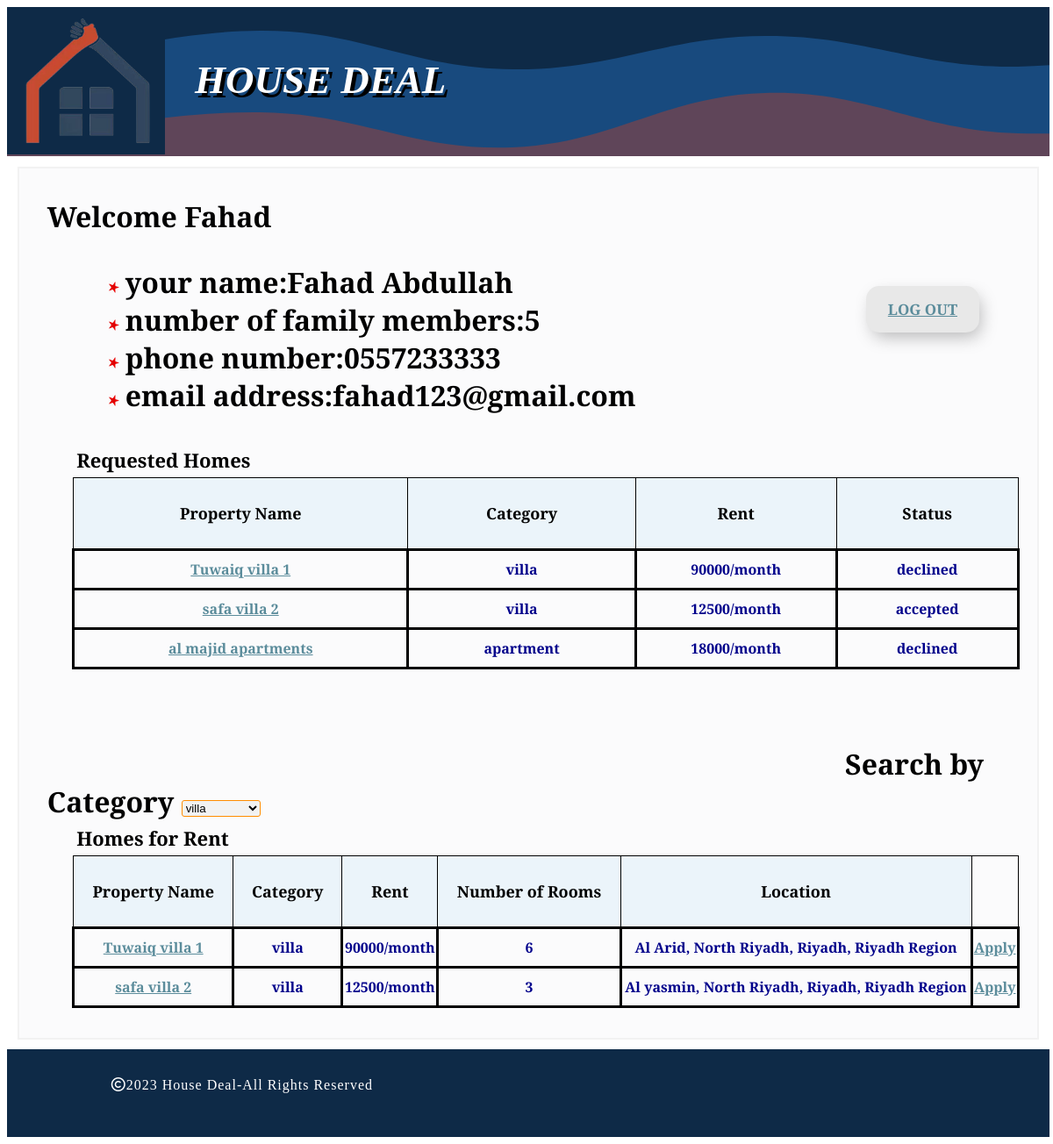
/HomeSeeker.php (signed in), run on the app's committed database.
### tables this page shows
CREATE TABLE `HomeSeeker` (
  `id` int(10) NOT NULL,
  `first_name` varchar(50) NOT NULL,
  `last_name` varchar(50) NOT NULL,
  `age` int(3) NOT NULL,
  `family_members` int(11) NOT NULL,
  `income` decimal(7,2) NOT NULL,
  `job` varchar(50) NOT NULL,
  `phone_number` varchar(20) NOT NULL,
  `email_address` varchar(60) NOT NULL,
  `password` varchar(255) NOT NULL
);

CREATE TABLE `Property` (
  `id` int(10) NOT NULL,
  `homeowner_id` int(10) NOT NULL,
  `property_category_id` int(10) NOT NULL,
  `name` varchar(50) NOT NULL,
  `rooms` int(11) NOT NULL,
  `rent_cost` decimal(7,0) NOT NULL,
  `location` varchar(50) NOT NULL,
  `max_tenants` int(11) NOT NULL,
  `description` text NOT NULL
);

CREATE TABLE `PropertyCategory` (
  `id` varchar(10) NOT NULL,
  `category` enum('villa','apartment','duplex') NOT NULL
);

CREATE TABLE `ApplicationStatus` (
  `id` varchar(10) NOT NULL,
  `status` enum('under consideration','accepted','declined') NOT NULL
);

### HomeSeeker.php (the view, shortened to what this page needs)
<?php
$id= $_SESSION['id'];
    require 'configuration.php';
?>
<!DOCTYPE html>
<html>
    <head>
        <link rel="stylesheet" href="SharedStyle_1.css">
        <link rel="stylesheet" href="homeSeeker.css">
         <link rel="stylesheet" href="https://cdnjs.cloudflare.com/ajax/libs/font-awesome/6.2.1/css/all.min.css"
 />
    </head>
    <body>
         <header>
    <div>
       <img src="logo.png" height=168 width=180 alt="LOGO">
      <h1 style="font-style: italic;  font-size: 45px; font-family: Garamond, serif ;   text-shadow: 4px 5px black;
          color:white; display:inline; position: relative; bottom: 70px; left: 30px;">
       HOUSE DEAL</h1>
    </div>
        </header>
         <button>
            <span> <a href="logout.php">LOG OUT</a></span>
        </button>
        <main>
                    <?php
               $sql = " SELECT * FROM HomeSeeker WHERE id = $id";
               $result= mysqli_query($connection, $sql);
               $resultValue= mysqli_num_rows($result);
               if($resultValue>0){
                   $row= mysqli_fetch_row($result);
               }
                echo "<h1> Welcome ".$row[1]."<h1>";
                echo"<ul>";
		echo"<li>your name:".$row[1]." ".$row[2]."</li>";
		echo"<li>number of family members:".$row[4]."</li>";
		echo "<li>phone number:".$row[7]."</li>";
		echo"<li>email address:".$row[8]."</li>";
               echo"</ul>";
               ?>
        <table style="width:95%">
            <caption>Requested Homes</caption>
             <thead>
                <tr>
                    <th> Property Name</th>
                    <th> Category</th>
                    <th>Rent</th>
                    <th> Status </th>
                </tr>
                </thead>
            <?php
           echo"<tbody>";
           $sql="SELECT p.name, p.rent_cost, pc.category, a_s.status,p.id FROM property p "
                   . "JOIN propertycategory pc ON p.property_category_id = pc.id JOIN "
                   . "rentalapplication r_a ON p.id = r_a.property_id JOIN applicationstatus a_s "
                   . "ON r_a.application_status_id = a_s.id";
            $result= mysqli_query($connection, $sql);
           while($row = mysqli_fetch_assoc($result)){
               echo"<tr>";
             echo"<td> <a href=\"propertyDetails.php?propertyID=". $row['id']."\" >". $row['name']."</a> </td>";
             echo "<td>".$row['category']."</td>";
             echo"<td>".$row['rent_cost'] ."/month </td>";
             echo"<td>".$row['status']."</td>";
             echo"</tr>" ;
           }
           echo"</tbody>";
            ?>
        </table>
        <br>
        <br>
        <form method="POST"><label id="searchByCategory" for="category"> Search by Category </label>
        <select name="category" id="category" onchange="updateTable() ">
            <?php
            $sql= "SELECT property.id, propertycategory.category
        FROM property
        INNER JOIN propertycategory ON propertycategory.id = property.property_category_id
        WHERE property.id NOT IN (
          SELECT property_id FROM rentalapplication WHERE home_seeker_id = $id
        )";
    $result= mysqli_query($connection, $sql);
    $row = mysqli_fetch_assoc($result);
    echo"<option>".$row['category']."</option>";
                    ?>
        </select>
            </form>
        <table style="width:95%" id="myTable">
            <caption>Homes for Rent</caption>
            <thead>
                <tr>
                    <th> Property Name</th>
                    <th> Category</th>
                    <th>Rent</th>
                    <th> Number of Rooms </th>
                    <th> Location </th>
                </tr>
            </thead>
            <?php
            echo"<tbody>";
            $sql = "SELECT property.id, property.name, propertycategory.category, property.rent_cost, property.rooms, property.location
        FROM property
        INNER JOIN propertycategory ON propertycategory.id = property.property_category_id
        WHERE property.id NOT IN (
          SELECT property_id FROM rentalapplication WHERE home_seeker_id = $id
        )";
         $result= mysqli_query($connection, $sql);
           while($row = mysqli_fetch_assoc($result)){
               echo"<tr>";
             echo"<td> <a href=\"propertyDetails.php?propertyID=". $row['id']."\" >". $row['name']."</a> </td>";
             echo "<td>".$row['category']."</td>";
             echo"<td>".$row['rent_cost'] ."/month </td>";
             echo"<td>".$row['rooms']."</td>";
             echo"<td>".$row['location']."</td>";
             echo "<td> <a href=\"ApplyButton.php\" > Apply </a> </td>";
             echo"</tr>" ;
           }
           echo"</tbody>";
            ?>
            </table>
        </main>
        <footer>
             <div class="copyright">
          <p> <i class="fa-regular fa-copyright"></i>2023 House deal-All Rights Reserved</p>
        </div>
        </footer>
    </body>
</html>

### SharedStyle_1.css (style rules this page uses)
h1 { position: relative; left: 20px; font-family: 'Crimson Text', serif; }
caption { text-align:left; font-size:22px; font-weight: bold; padding:5px; font-family: 'Crimson Text', serif; }
table, td,th { border: 1px solid; height:40px; font-family: 'Playfair Display', serif; font-size: 16px; }
td { color: darkblue; border: black solid; }
th { font-size: 18px; }
table { border-collapse: collapse; text-align: center; margin-left: auto; margin-right: auto; }
thead { background-color: #EBF4FA; padding: 10%; }
th { padding: 20px; }
header { height: 170px; background-color: darkcyan; }
footer { height: 100px; background-color: #0e2a47; }
Html , body { height : auto ; width : 99.5% ; }
main { width : auto ; height : auto ; }
main { background-color:#FBFBFC; border : solid 2px #F2F2F2; padding : 1% ; margin : 1% ; }
.copyright { width: 50%; float: left; padding-left: 10%; color:white; font-size: 1em; line-height: 50px; text-transform: capitalize; letter-spacing: 1px; }

### homeSeeker.css (style rules this page uses)
ul { position: relative; left: 30px; list-style: square url(redstar.png) inside; }
button { padding: 15px 25px; border: unset; border-radius: 15px; color:red; z-index: 1; background: #e8e8e8; position: relative; font-weight: 1000; font-size: 17px; -webkit-box-shadow: 4px 8px 19px -3px rgba(0,0,0,0.27); box-shadow: 4px 8px 19px -3px rgba(0,0,0,0.27); transition: all 250ms; overflow: hidden; position: absolute; top:25%; right: 7%; font-family: 'Crimson Text', serif; }
button::before { content: ""; position: absolute; top: 0; left: 0; height: 100%; width: 0; border-radius: 15px; background-color: #324760; z-index: -1; -webkit-box-shadow: 4px 8px 19px -3px rgba(0,0,0,0.27); box-shadow: 4px 8px 19px -3px rgba(0,0,0,0.27); transition: all 250ms }
#searchByCategory { margin-left: 80%; font-weight: bold; }
select { background-color: #F2F2F2; border-radius: 3px; border: 1px darkorange solid; width:90px; text-align: left; }
thead { font-size: 20px; }
a { color:#5B8C9B; }

### data on the page
homeseeker: first_name "Fahad", last_name "Abdullah", family_members "5", phone_number "0557233333", email_address "fahad123@gmail.com"
property: name "Tuwaiq villa 1", propertycategory.category "villa", rent_cost "90000", applicationstatus.status "declined", rooms "6", location "Al Arid, North Riyadh, Riyadh, Riyadh Region"
property: name "safa villa 2", propertycategory.category "villa", rent_cost "12500", applicationstatus.status "accepted", rooms "3", location "Al yasmin, North Riyadh, Riyadh, Riyadh Region"
property: name "al majid apartments", propertycategory.category "apartment", rent_cost "18000", applicationstatus.status "declined"
propertycategory: category "villa"
